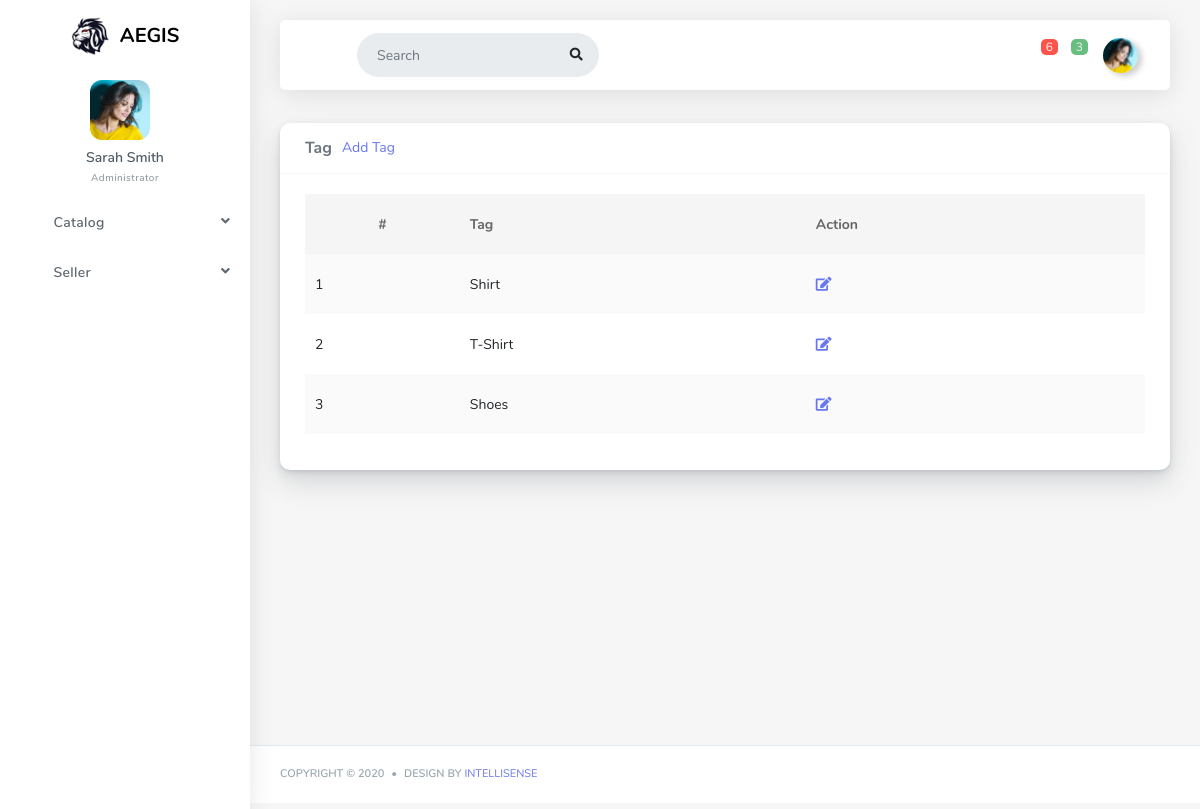
Screenshot of /index.php/admin/common/tags with the database file from the repository.
### tables this page shows
CREATE TABLE `tag` (
  `tag_id` int(11) NOT NULL,
  `tag_name` varchar(100) NOT NULL
);

### application/core/MY_Controller.php (called while the page is built, shortened)
<?php
class MY_Controller extends CI_Controller
{
    protected function template($view, $data = '')
    {
        $this->load->view('admin/templates/header', $data);
        $this->load->view('admin/templates/sidebar', $data);
        $this->load->view($view, $data);
        $this->load->view('admin/templates/footer', $data);
    }
}

### application/controllers/admin/Common.php (called while the page is built, shortened)
<?php
class Common extends MY_Controller
{
    public function tags()
    {
        $orderBy = array('tag_id' => 'desc');
        $data['tags'] = $this->common->get_all_rows(false, false, 'tag', false, $orderBy);
        $this->template('admin/tag/list', $data);
    }
}

### index.php (called while the page is built, shortened)
<?php
require_once BASEPATH.'core/CodeIgniter.php';

### application/models/Model_app.php (called while the page is built, shortened)
<?php
class Model_app extends CI_Model {
    protected $table;
    function get_all_rows( ...$args ) {
        $query = call_user_func_array( array( $this, 'complexQueries'), $args );
        return $query->result_array();
    }
    private function complexQueries ( $where = false, $fields = false, $table = false, $join = false, $orderBy = false, $groupBy = false, $limit = false, $compiledQuery=false ) {
        if ( $fields ) {
            $this->db->select( $fields );
        } else {
            $this->db->select( '*' );
        }
        if ( !$table )
            $this->db->from( $this->table );
        else {
            $this->db->from( $table );
        }
        if ( $orderBy ) {
            if ( is_array( $orderBy ) ) {
                foreach ( $orderBy as $key => $value ) {
                   $this->db->order_by( $key, $value );
                }
            }
            else
                $this->db->order_by( $orderBy );
        }
        if($compiledQuery){
            $query = $this->db->get_compiled_select();
        }else{
            $query = $this->db->get();
        }
        return $query;
    }
}

### application/views/admin/tag/list.php (the view, shortened to what this page needs)
<link rel='stylesheet' href='<?php echo base_url(); ?>assets/css/datatable.min.css' />
<div class="main-content">
    <section class="section">
        <div class="section-body">
            <div class="row">
                <div class="col-12">
                    <div class="card">
                        <div class="card-header">
                            <h4>Tag</h4>
                            <a href="<?php echo base_url() ?>admin/common/add_tag">Add Tag</a>
                        </div>
                        <div class="card-body">
                            <table class="table table-striped" id="myTable">
                                <thead>
                                    <tr>
                                        <th class="text-center">
                                            #
                                        </th>
                                        <th>Tag</th>
                                        <th>Action</th>
                                    </tr>
                                </thead>
                                <tbody>
                                    <?php $sr_no = 1;
                                    foreach ($tags as $key => $value) { ?>
                                        <tr>
                                            <td><?php echo $sr_no; ?></td>
                                            <td><?php echo $value['tag_name']; ?></td>
                                            <td><a href="<?php echo base_url() . 'admin/common/edit_tag/' . $value['tag_id'] ?>"><i class="fa fa-edit"></i></a></td>
                                        </tr>
                                    <?php $sr_no++;
                                    } ?>
                                </tbody>
                            </table>
                        </div>
                    </div>
                </div>
            </div>
        </div>
    </section>
</div>

### rows the page displays
tag: tag_name "Shirt"
tag: tag_name "T-Shirt"
tag: tag_name "Shoes"
